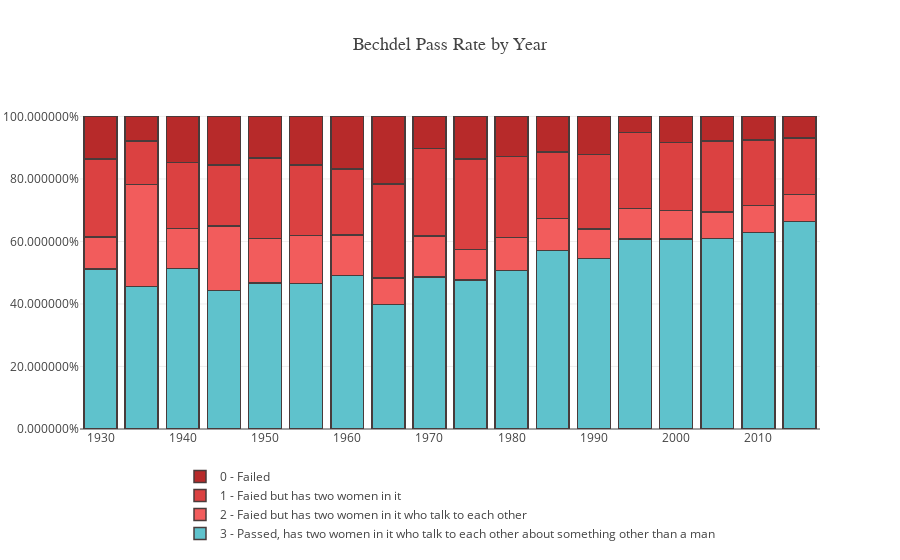

The notebook cell saved with this chart:
### Code cell
# Create traces
trace0 = go.Bar(
    x = movies_pct_0['5_year'],
    y = movies_pct_0.percent,
    name = '0 - Failed',
    marker=dict(
        color='rgb(183, 42, 42)',
        line=dict(
            color='rgb(73, 59, 59)',
            width=1.5),
        ),
)
trace1 = go.Bar(
    x = movies_pct_1['5_year'],
    y = movies_pct_1.percent,
    name = '1 - Faied but has two women in it',
    marker=dict(
        color='rgb(219, 65, 65)',
        line=dict(
            color='rgb(73, 59, 59)',
            width=1.5),
        ),
)
trace2 = go.Bar(
    x = movies_pct_2['5_year'],
    y = movies_pct_2.percent,
    name = '2 - Faied but has two women in it who talk to each other',
    marker=dict(
        color='rgb(242, 92, 92)',
        line=dict(
            color='rgb(73, 59, 59)',
            width=1.5),
        ),
)
trace3 = go.Bar(
    x = movies_pct_3['5_year'],
    y = movies_pct_3.percent,
    name = '3 - Passed, has two women in it who talk to each other about something other than a man',
    marker=dict(
        color='rgb(95, 194, 204)',
        line=dict(
            color='rgb(73, 59, 59)',
            width=1.5),
        ),
)
data = [trace3, trace2, trace1, trace0]
layout = go.Layout(title='Bechdel Pass Rate by Year', barmode='stack', 
                   titlefont=dict(size =18, family='Oswald, sans-serif'),
                   yaxis=dict(tickformat="%"), 
                   legend = dict(orientation = "h",xanchor = "center",x = 0.5))
fig = go.Figure(data=data, layout=layout)

plotly.offline.iplot(fig)

#export html code
plotly.offline.plot(fig, filename='ratings_by_year.html', auto_open = False)

### Figure 1 — Plotly figure (JSON) as saved in the notebook; plotly's stock layout.template omitted (floating-point values rounded to 4 significant figures)
{"data": [{"marker": {"color": "rgb(95, 194, 204)", "line": {"color": "rgb(73, 59, 59)", "width": 1.5}}, "name": "3 - Passed, has two women in it who talk to each other about something other than a man", "type": "bar", "x": [1930, 1935, 1940, 1945, 1950, 1955, 1960, 1965, 1970, 1975, 1980, 1985, 1990, 1995, 2000, 2005, 2010, 2015], "y": [0.5114, 0.4554, 0.5138, 0.4433, 0.4667, 0.4648, 0.4907, 0.3987, 0.4857, 0.4774, 0.5064, 0.571, 0.5457, 0.6076, 0.6084, 0.6088, 0.6285, 0.6645]}, {"marker": {"color": "rgb(242, 92, 92)", "line": {"color": "rgb(73, 59, 59)", "width": 1.5}}, "name": "2 - Faied but has two women in it who talk to each other", "type": "bar", "x": [1930, 1935, 1940, 1945, 1950, 1955, 1960, 1965, 1970, 1975, 1980, 1985, 1990, 1995, 2000, 2005, 2010, 2015], "y": [0.1023, 0.3267, 0.1284, 0.2062, 0.1429, 0.1549, 0.1304, 0.08497, 0.1314, 0.09677, 0.1064, 0.1019, 0.09383, 0.09811, 0.09046, 0.08484, 0.08717, 0.08579]}, {"marker": {"color": "rgb(219, 65, 65)", "line": {"color": "rgb(73, 59, 59)", "width": 1.5}}, "name": "1 - Faied but has two women in it", "type": "bar", "x": [1930, 1935, 1940, 1945, 1950, 1955, 1960, 1965, 1970, 1975, 1980, 1985, 1990, 1995, 2000, 2005, 2010, 2015], "y": [0.25, 0.1386, 0.211, 0.1959, 0.2571, 0.2254, 0.2112, 0.3007, 0.28, 0.2903, 0.2596, 0.213, 0.2395, 0.2427, 0.2181, 0.2286, 0.2082, 0.1805]}, {"marker": {"color": "rgb(183, 42, 42)", "line": {"color": "rgb(73, 59, 59)", "width": 1.5}}, "name": "0 - Failed", "type": "bar", "x": [1930, 1935, 1940, 1945, 1950, 1955, 1960, 1965, 1970, 1975, 1980, 1985, 1990, 1995, 2000, 2005, 2010, 2015], "y": [0.1364, 0.07921, 0.1468, 0.1546, 0.1333, 0.1549, 0.1677, 0.2157, 0.1029, 0.1355, 0.1277, 0.1142, 0.121, 0.05164, 0.08302, 0.07777, 0.07607, 0.06914]}], "layout": {"barmode": "stack", "legend": {"orientation": "h", "x": 0.5, "xanchor": "center"}, "title": "Bechdel Pass Rate by Year", "titlefont": {"family": "Oswald, sans-serif", "size": 18}, "yaxis": {"tickformat": "%"}}}
